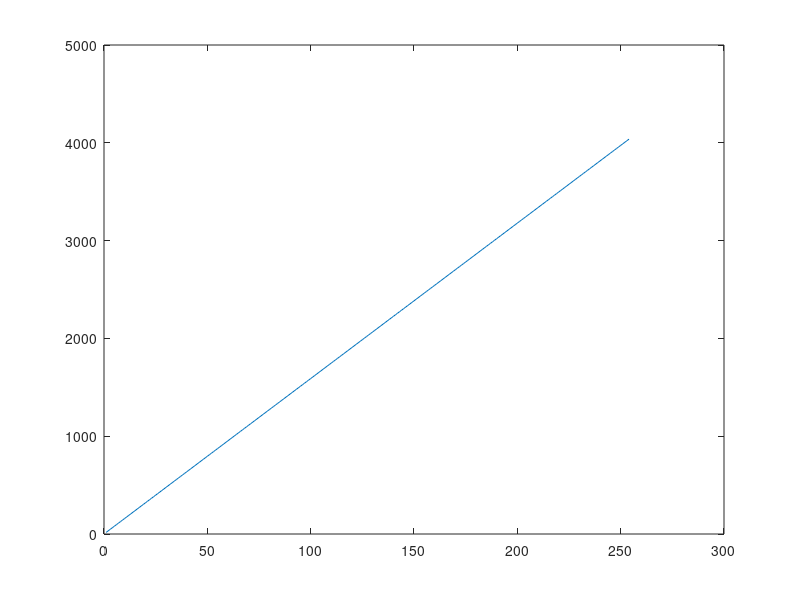

This chart was generated by the following MATLAB code: (Note: this script raises an error after producing the figure.)
%% Housekeeping
clear all; close all; clc; 
%% Load data
expectedDataPwm = 1:254;
expectedDataValue = expectedDataPwm * (4037/254)
%Plot data
plot(expectedDataPwm,expectedDataValue)
hold on
for channel = 0:3
    fid = fopen(['Test3Ch' num2str(channel)],'r');
    tline = fgetl(fid);
    pwm = 0; value = 0; Data = [0 0];
    while ischar(tline)
        databyline = regexp(tline,'\d*','Match');
        pwm = str2num(databyline{1,1})
        value = str2num(databyline{1,2})
        Data = [Data; [pwm value]]
        tline = fgetl(fid);
    end
    fclose(fid);

    plot(Data(:,1),Data(:,2),'.')
    title('Test 3, Comparison ');
    xlabel("PWM value")
    ylabel("Voltage [V]")
end
hold off
legend("Expected", "Ch0", "Ch1", "Ch2", "Ch3",'Location','northwest')
